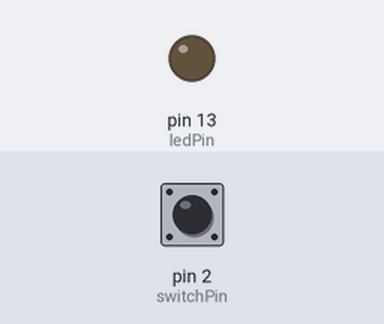
Recording of a sketch running on a simulated Arduino Uno, built with avr-gcc and run on an emulated ATmega328P. On the bench: output pins drawn as LEDs (lit = HIGH). The inputs (shaded band) are chosen by the test bench; at power-on: pin 2 (switchPin) HIGH.

Above: at 0.1 s.
At 1.1 s:
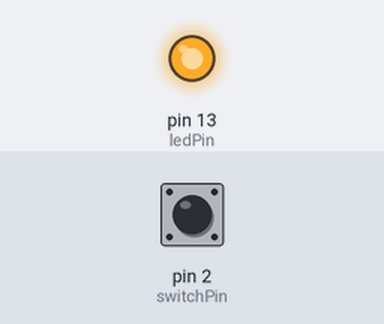
Timing chart, 0 to 3.5 s (numbered marks = the images above):
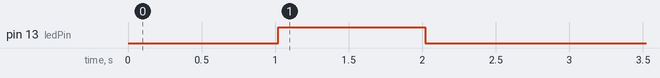

Measured:
- by itself, pin 13 (ledPin): LOW → HIGH at 1.0 s, → LOW 1.0 s later

The sketch:

Ch5ProjModality_060520.ino
```cpp
const int switchPin = 2;
const int ledPin = 13;

int state;
int lastState;
int buttonCounter = 0; //variable declaration, with starting values (for buttonCounter)

unsigned long startTime = 0; //sets unsigned long datatype for variables to be used with millis()
unsigned long interval = 1000;

 void setup() {
  // put your setup code here, to run once:
  pinMode(ledPin, OUTPUT);
  pinMode(switchPin, INPUT);  //pinMode declarations
 }

void loop() {
  // put your main code here, to run repeatedly:
  state = digitalRead(switchPin);
  if (state != lastState) {  //if the variable state is different from 'last state'
    if (state == HIGH) { //if the value of 'state' is high..
      buttonCounter++;
      startTime = millis(); //assign prog. running time to variable 'startTime'
             }
  }
       lastState = state; // assign the variable 'last state' the value of 'state'

if (startTime + interval < millis()) { //If the time at the start +1s is less than now...

  switch (buttonCounter) { //if one press registered inside the interval
    case 1:
    digitalWrite(ledPin, HIGH);
    delay(interval);
    digitalWrite(ledPin, LOW);
    delay(interval);
    break;

    case 2: //if two presses registered inside the interval
    for (int i=0; i<2; i++) {
      digitalWrite(ledPin, HIGH);
      delay(interval/2);
      digitalWrite(ledPin, LOW);
      delay(interval/2);
    }
    break;

    case 3: //if three presses registered inside the interval
    for (int i=0; i<3; i++) {
      digitalWrite(ledPin, HIGH);
      delay(interval/3);
      digitalWrite(ledPin, LOW);
      delay(interval/3);
    }
    break;

    case 4: //if four presses registered inside the interval
    for (int i=0; i<4; i++) {
      digitalWrite(ledPin, HIGH);
      delay(interval/4);
      digitalWrite(ledPin, LOW);
      delay(interval/4);
    }
  }
  buttonCounter = 0; //reset buttonCounter var.
  }
delay(20);

}
```
